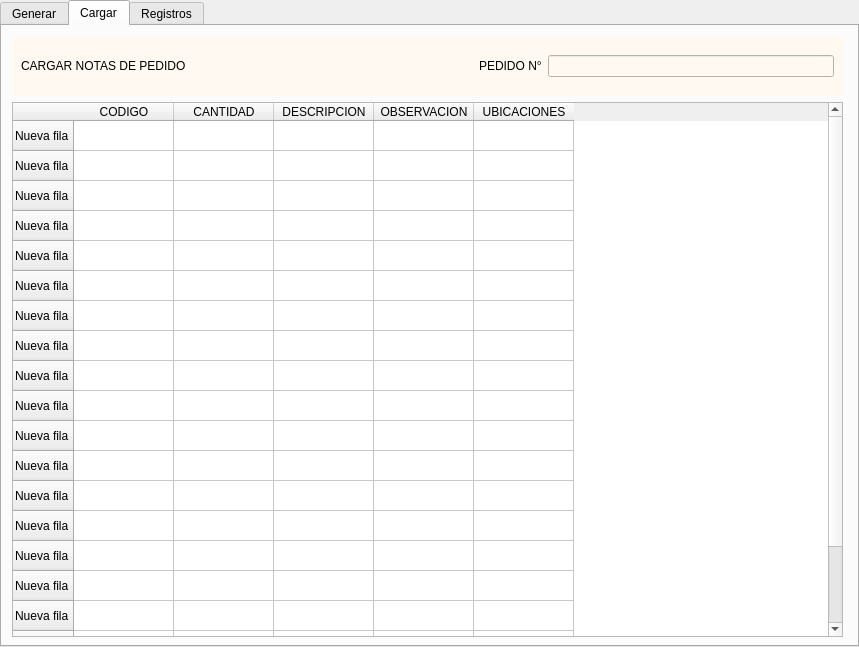
<?xml version="1.0" encoding="UTF-8"?>
<ui version="4.0">
 <class>TabWidget</class>
 <widget class="QTabWidget" name="TabWidget">
  <property name="geometry">
   <rect>
    <x>0</x>
    <y>0</y>
    <width>859</width>
    <height>647</height>
   </rect>
  </property>
  <property name="windowTitle">
   <string>TabWidget</string>
  </property>
  <property name="currentIndex">
   <number>1</number>
  </property>
  <widget class="QWidget" name="tab_generar_nota">
   <attribute name="title">
    <string>Generar</string>
   </attribute>
   <widget class="QWidget" name="">
    <property name="geometry">
     <rect>
      <x>20</x>
      <y>0</y>
      <width>801</width>
      <height>611</height>
     </rect>
    </property>
    <layout class="QGridLayout" name="gridLayout_4">
     <item row="0" column="0">
      <widget class="QWidget" name="widget_header" native="true">
       <property name="minimumSize">
        <size>
         <width>0</width>
         <height>60</height>
        </size>
       </property>
       <property name="styleSheet">
        <string notr="true">background-color: rgb(255, 249, 242);</string>
       </property>
       <layout class="QGridLayout" name="gridLayout_2">
        <item row="0" column="0">
         <layout class="QHBoxLayout" name="horizontalLayout_2">
          <item>
           <widget class="QLabel" name="lbl_header_titulo">
            <property name="text">
             <string>NOTA DE PEDIDO DE MATERIALES</string>
            </property>
           </widget>
          </item>
          <item>
           <spacer name="horizontalSpacer_6">
            <property name="orientation">
             <enum>Qt::Horizontal</enum>
            </property>
            <property name="sizeType">
             <enum>QSizePolicy::Maximum</enum>
            </property>
            <property name="sizeHint" stdset="0">
             <size>
              <width>40</width>
              <height>20</height>
             </size>
            </property>
           </spacer>
          </item>
          <item>
           <widget class="QLabel" name="lbl_header_planta">
            <property name="text">
             <string>TextLabel</string>
            </property>
            <property name="alignment">
             <set>Qt::AlignCenter</set>
            </property>
           </widget>
          </item>
          <item>
           <widget class="QLabel" name="lbl_header_observacion">
            <property name="text">
             <string>TextLabel</string>
            </property>
            <property name="alignment">
             <set>Qt::AlignCenter</set>
            </property>
           </widget>
          </item>
         </layout>
        </item>
       </layout>
      </widget>
     </item>
     <item row="1" column="0">
      <widget class="QWidget" name="widget_body" native="true">
       <property name="minimumSize">
        <size>
         <width>0</width>
         <height>110</height>
        </size>
       </property>
       <property name="styleSheet">
        <string notr="true">background-color: rgb(255, 249, 242);</string>
       </property>
       <widget class="QWidget" name="">
        <property name="geometry">
         <rect>
          <x>9</x>
          <y>9</y>
          <width>135</width>
          <height>96</height>
         </rect>
        </property>
        <layout class="QVBoxLayout" name="verticalLayout">
         <item>
          <widget class="QLabel" name="lbl_numero_nota">
           <property name="text">
            <string>PEDIDO N°</string>
           </property>
          </widget>
         </item>
         <item>
          <widget class="QLineEdit" name="input_numero_nota"/>
         </item>
         <item>
          <widget class="QLabel" name="lbl_fecha">
           <property name="text">
            <string>FECHA</string>
           </property>
          </widget>
         </item>
         <item>
          <widget class="QLineEdit" name="input_fecha"/>
         </item>
        </layout>
       </widget>
       <widget class="QWidget" name="">
        <property name="geometry">
         <rect>
          <x>210</x>
          <y>10</y>
          <width>100</width>
          <height>91</height>
         </rect>
        </property>
        <layout class="QVBoxLayout" name="verticalLayout_2">
         <item>
          <widget class="QLabel" name="lbl_planta">
           <property name="text">
            <string>PLANTA</string>
           </property>
          </widget>
         </item>
         <item>
          <widget class="QComboBox" name="cb_planta">
           <item>
            <property name="text">
             <string>GOLOSINAS</string>
            </property>
           </item>
           <item>
            <property name="text">
             <string>CHOCOLATE</string>
            </property>
           </item>
          </widget>
         </item>
         <item>
          <spacer name="verticalSpacer">
           <property name="orientation">
            <enum>Qt::Vertical</enum>
           </property>
           <property name="sizeHint" stdset="0">
            <size>
             <width>20</width>
             <height>41</height>
            </size>
           </property>
          </spacer>
         </item>
        </layout>
       </widget>
       <widget class="QWidget" name="">
        <property name="geometry">
         <rect>
          <x>375</x>
          <y>10</y>
          <width>421</width>
          <height>93</height>
         </rect>
        </property>
        <layout class="QVBoxLayout" name="verticalLayout_3">
         <item>
          <widget class="QLabel" name="lbl_observacion">
           <property name="text">
            <string>OBSERVACION</string>
           </property>
          </widget>
         </item>
         <item>
          <widget class="QLineEdit" name="input_observacion"/>
         </item>
         <item>
          <spacer name="verticalSpacer_2">
           <property name="orientation">
            <enum>Qt::Vertical</enum>
           </property>
           <property name="sizeHint" stdset="0">
            <size>
             <width>20</width>
             <height>41</height>
            </size>
           </property>
          </spacer>
         </item>
        </layout>
       </widget>
      </widget>
     </item>
     <item row="2" column="0">
      <widget class="QTableWidget" name="table_generar_nota">
       <property name="minimumSize">
        <size>
         <width>791</width>
         <height>0</height>
        </size>
       </property>
       <property name="maximumSize">
        <size>
         <width>801</width>
         <height>16777215</height>
        </size>
       </property>
       <property name="sizeAdjustPolicy">
        <enum>QAbstractScrollArea::AdjustIgnored</enum>
       </property>
       <column>
        <property name="text">
         <string>CODIGO</string>
        </property>
       </column>
       <column>
        <property name="text">
         <string>CANTIDAD</string>
        </property>
       </column>
       <column>
        <property name="text">
         <string>DESCRIPCION</string>
        </property>
       </column>
       <column>
        <property name="text">
         <string>OBSERVACION</string>
        </property>
       </column>
       <column>
        <property name="text">
         <string>UBICACIONES</string>
        </property>
       </column>
      </widget>
     </item>
    </layout>
   </widget>
  </widget>
  <widget class="QWidget" name="tab_cargar_nota">
   <attribute name="title">
    <string>Cargar</string>
   </attribute>
   <widget class="QWidget" name="">
    <property name="geometry">
     <rect>
      <x>10</x>
      <y>10</y>
      <width>831</width>
      <height>601</height>
     </rect>
    </property>
    <layout class="QGridLayout" name="gridLayout_3">
     <item row="0" column="0">
      <widget class="QWidget" name="widget_header_2" native="true">
       <property name="minimumSize">
        <size>
         <width>0</width>
         <height>60</height>
        </size>
       </property>
       <property name="styleSheet">
        <string notr="true">background-color: rgb(255, 249, 242);</string>
       </property>
       <layout class="QGridLayout" name="gridLayout">
        <item row="0" column="0">
         <layout class="QHBoxLayout" name="horizontalLayout">
          <item>
           <widget class="QLabel" name="lbl_header_titulo_2">
            <property name="text">
             <string>CARGAR NOTAS DE PEDIDO</string>
            </property>
           </widget>
          </item>
          <item>
           <spacer name="horizontalSpacer_5">
            <property name="orientation">
             <enum>Qt::Horizontal</enum>
            </property>
            <property name="sizeHint" stdset="0">
             <size>
              <width>158</width>
              <height>20</height>
             </size>
            </property>
           </spacer>
          </item>
          <item>
           <widget class="QLabel" name="lbl_header_planta_2">
            <property name="text">
             <string>PEDIDO N°</string>
            </property>
           </widget>
          </item>
          <item>
           <widget class="QLineEdit" name="input_numero_nota_2"/>
          </item>
         </layout>
        </item>
       </layout>
      </widget>
     </item>
     <item row="1" column="0">
      <widget class="QTableWidget" name="table_cargar_nota">
       <property name="minimumSize">
        <size>
         <width>791</width>
         <height>0</height>
        </size>
       </property>
       <property name="sizeAdjustPolicy">
        <enum>QAbstractScrollArea::AdjustIgnored</enum>
       </property>
       <row>
        <property name="text">
         <string>Nueva fila</string>
        </property>
       </row>
       <row>
        <property name="text">
         <string>Nueva fila</string>
        </property>
       </row>
       <row>
        <property name="text">
         <string>Nueva fila</string>
        </property>
       </row>
       <row>
        <property name="text">
         <string>Nueva fila</string>
        </property>
       </row>
       <row>
        <property name="text">
         <string>Nueva fila</string>
        </property>
       </row>
       <row>
        <property name="text">
         <string>Nueva fila</string>
        </property>
       </row>
       <row>
        <property name="text">
         <string>Nueva fila</string>
        </property>
       </row>
       <row>
        <property name="text">
         <string>Nueva fila</string>
        </property>
       </row>
       <row>
        <property name="text">
         <string>Nueva fila</string>
        </property>
       </row>
       <row>
        <property name="text">
         <string>Nueva fila</string>
        </property>
       </row>
       <row>
        <property name="text">
         <string>Nueva fila</string>
        </property>
       </row>
       <row>
        <property name="text">
         <string>Nueva fila</string>
        </property>
       </row>
       <row>
        <property name="text">
         <string>Nueva fila</string>
        </property>
       </row>
       <row>
        <property name="text">
         <string>Nueva fila</string>
        </property>
       </row>
       <row>
        <property name="text">
         <string>Nueva fila</string>
        </property>
       </row>
       <row>
        <property name="text">
         <string>Nueva fila</string>
        </property>
       </row>
       <row>
        <property name="text">
         <string>Nueva fila</string>
        </property>
       </row>
       <row>
        <property name="text">
         <string>Nueva fila</string>
        </property>
       </row>
       <row>
        <property name="text">
         <string>Nueva fila</string>
        </property>
       </row>
       <row>
        <property name="text">
         <string>Nueva fila</string>
        </property>
       </row>
       <column>
        <property name="text">
         <string>CODIGO</string>
        </property>
       </column>
       <column>
        <property name="text">
         <string>CANTIDAD</string>
        </property>
       </column>
       <column>
        <property name="text">
         <string>DESCRIPCION</string>
        </property>
       </column>
       <column>
        <property name="text">
         <string>OBSERVACION</string>
        </property>
       </column>
       <column>
        <property name="text">
         <string>UBICACIONES</string>
        </property>
       </column>
      </widget>
     </item>
    </layout>
   </widget>
  </widget>
  <widget class="QWidget" name="tab_registros">
   <attribute name="title">
    <string>Registros</string>
   </attribute>
   <widget class="QWidget" name="">
    <property name="geometry">
     <rect>
      <x>30</x>
      <y>10</y>
      <width>793</width>
      <height>601</height>
     </rect>
    </property>
    <layout class="QGridLayout" name="gridLayout_6">
     <item row="0" column="0">
      <widget class="QWidget" name="widget_header_3" native="true">
       <property name="minimumSize">
        <size>
         <width>0</width>
         <height>60</height>
        </size>
       </property>
       <property name="styleSheet">
        <string notr="true">background-color: rgb(255, 249, 242);</string>
       </property>
       <layout class="QGridLayout" name="gridLayout_5">
        <item row="0" column="0">
         <layout class="QHBoxLayout" name="horizontalLayout_3">
          <item>
           <spacer name="horizontalSpacer_8">
            <property name="orientation">
             <enum>Qt::Horizontal</enum>
            </property>
            <property name="sizeType">
             <enum>QSizePolicy::Expanding</enum>
            </property>
            <property name="sizeHint" stdset="0">
             <size>
              <width>40</width>
              <height>20</height>
             </size>
            </property>
           </spacer>
          </item>
          <item>
           <widget class="QLabel" name="lbl_header_titulo_registros">
            <property name="text">
             <string>REGISTROS HISTORICOS DE NOTAS DE PEDIDO</string>
            </property>
           </widget>
          </item>
          <item>
           <spacer name="horizontalSpacer_7">
            <property name="orientation">
             <enum>Qt::Horizontal</enum>
            </property>
            <property name="sizeType">
             <enum>QSizePolicy::Expanding</enum>
            </property>
            <property name="sizeHint" stdset="0">
             <size>
              <width>40</width>
              <height>20</height>
             </size>
            </property>
           </spacer>
          </item>
         </layout>
        </item>
       </layout>
      </widget>
     </item>
     <item row="1" column="0">
      <widget class="QTableWidget" name="table_registros_notas">
       <property name="minimumSize">
        <size>
         <width>791</width>
         <height>0</height>
        </size>
       </property>
       <property name="maximumSize">
        <size>
         <width>801</width>
         <height>16777215</height>
        </size>
       </property>
       <property name="sizeAdjustPolicy">
        <enum>QAbstractScrollArea::AdjustIgnored</enum>
       </property>
       <property name="sortingEnabled">
        <bool>false</bool>
       </property>
       <column>
        <property name="text">
         <string>NOTA PEDIDO</string>
        </property>
       </column>
       <column>
        <property name="text">
         <string>PLANTA</string>
        </property>
       </column>
       <column>
        <property name="text">
         <string>CODIGO</string>
        </property>
       </column>
       <column>
        <property name="text">
         <string>CANTIDAD</string>
        </property>
       </column>
       <column>
        <property name="text">
         <string>DESCRIPCION</string>
        </property>
       </column>
       <column>
        <property name="text">
         <string>OBSERVACION</string>
        </property>
       </column>
       <column>
        <property name="text">
         <string>UBICACIONES</string>
        </property>
       </column>
      </widget>
     </item>
    </layout>
   </widget>
  </widget>
 </widget>
 <resources/>
 <connections/>
</ui>
